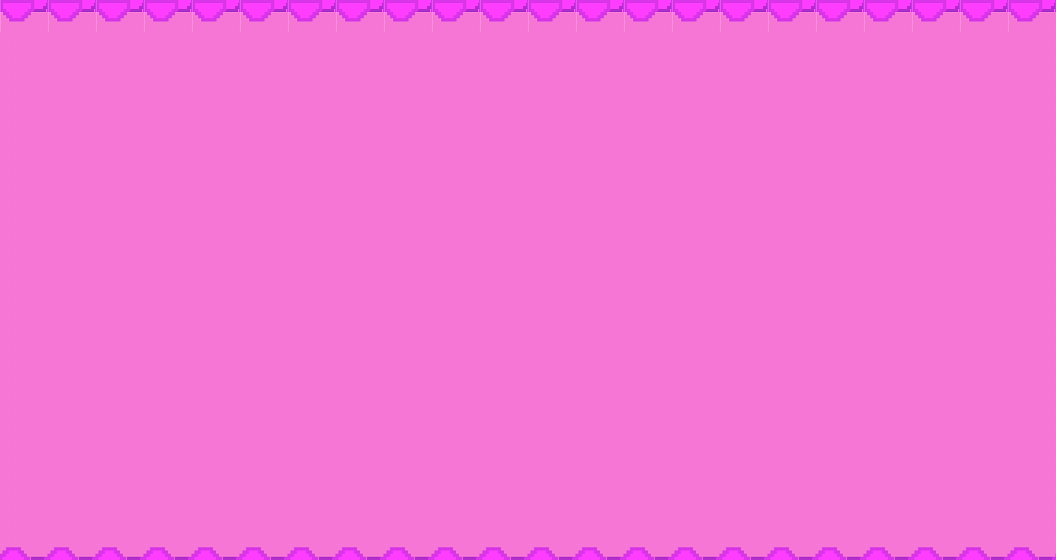

A 2D game scene composited from a Tiled map and its tileset images. What follows is a short description and the map's XML, with every tile layer's data as written:
An orthogonal 66x35 tile map with 16x16 px tiles, 1 tile layer (Tile Layer 1).

<map version="1.2" tiledversion="1.3.4" orientation="orthogonal" renderorder="right-down" width="66" height="35" tilewidth="16" tileheight="16" infinite="0" nextlayerid="3" nextobjectid="1">
 <tileset firstgid="1" source="CellTiles2.tsx" />
 <layer id="1" name="Tile Layer 1" width="66" height="35">
  <data encoding="csv">
1,2,3,1,2,3,1,2,3,1,2,3,1,2,3,1,2,3,1,2,3,1,2,3,1,2,3,1,2,3,1,2,3,1,2,3,1,2,3,1,2,3,1,2,3,1,2,3,1,2,3,1,2,3,1,2,3,1,2,3,1,2,3,1,2,3,
13,14,15,13,14,15,13,14,15,13,14,15,13,14,15,13,14,15,13,14,15,13,14,15,13,14,15,13,14,15,13,14,15,13,14,15,13,14,15,13,14,15,13,14,15,13,14,15,13,14,15,13,14,15,13,14,15,13,14,15,13,14,15,13,14,15,
15,6,6,6,6,6,6,6,6,6,6,6,6,6,6,6,6,6,6,6,6,6,6,6,6,6,6,6,6,6,6,6,6,6,6,6,6,6,6,6,6,6,6,6,6,6,6,6,6,6,6,6,6,6,6,6,6,6,6,6,6,6,6,6,6,15,
15,6,6,6,6,6,6,6,6,6,6,6,6,6,6,6,6,6,6,6,6,6,6,6,6,6,6,6,6,6,6,6,6,6,6,6,6,6,6,6,6,6,6,6,6,6,6,6,6,6,6,6,6,6,6,6,6,6,6,6,6,6,6,6,6,15,
15,6,6,6,6,6,6,6,6,6,6,6,6,6,6,6,6,6,6,6,6,6,6,6,6,6,6,6,6,6,6,6,6,6,6,6,6,6,6,6,6,6,6,6,6,6,6,6,6,6,6,6,6,6,6,6,6,6,6,6,6,6,6,6,6,15,
15,6,6,6,6,6,6,6,6,6,6,6,6,6,6,6,6,6,6,6,6,6,6,6,6,6,6,6,6,6,6,6,6,6,6,6,6,6,6,6,6,6,6,6,6,6,6,6,6,6,6,6,6,6,6,6,6,6,6,6,6,6,6,6,6,15,
15,6,6,6,6,6,6,6,6,6,6,6,6,6,6,6,6,6,6,6,6,6,6,6,6,6,6,6,6,6,6,6,6,6,6,6,6,6,6,6,6,6,6,6,6,6,6,6,6,6,6,6,6,6,6,6,6,6,6,6,6,6,6,6,6,15,
15,6,6,6,6,6,6,6,6,6,6,6,6,6,6,6,6,6,6,6,6,6,6,6,6,6,6,6,6,6,6,6,6,6,6,6,6,6,6,6,6,6,6,6,6,6,6,6,6,6,6,6,6,6,6,6,6,6,6,6,6,6,6,6,6,15,
15,6,6,6,6,6,6,6,6,6,6,6,6,6,6,6,6,6,6,6,6,6,6,6,6,6,6,6,6,6,6,6,6,6,6,6,6,6,6,6,6,6,6,6,6,6,6,6,6,6,6,6,6,6,6,6,6,6,6,6,6,6,6,6,6,15,
15,6,6,6,6,6,6,6,6,6,6,6,6,6,6,6,6,6,6,6,6,6,6,6,6,6,6,6,6,6,6,6,6,6,6,6,6,6,6,6,6,6,6,6,6,6,6,6,6,6,6,6,6,6,6,6,6,6,6,6,6,6,6,6,6,15,
15,6,6,6,6,6,6,6,6,6,6,6,6,6,6,6,6,6,6,6,6,6,6,6,6,6,6,6,6,6,6,6,6,6,6,6,6,6,6,6,6,6,6,6,6,6,6,6,6,6,6,6,6,6,6,6,6,6,6,6,6,6,6,6,6,15,
15,6,6,6,6,6,6,6,6,6,6,6,6,6,6,6,6,6,6,6,6,6,6,6,6,6,6,6,6,6,6,6,6,6,6,6,6,6,6,6,6,6,6,6,6,6,6,6,6,6,6,6,6,6,6,6,6,6,6,6,6,6,6,6,6,15,
15,6,6,6,6,6,6,6,6,6,6,6,6,6,6,6,6,6,6,6,6,6,6,6,6,6,6,6,6,6,6,6,6,6,6,6,6,6,6,6,6,6,6,6,6,6,6,6,6,6,6,6,6,6,6,6,6,6,6,6,6,6,6,6,6,15,
15,6,6,6,6,6,6,6,6,6,6,6,6,6,6,6,6,6,6,6,6,6,6,6,6,6,6,6,6,6,6,6,6,6,6,6,6,6,6,6,6,6,6,6,6,6,6,6,6,6,6,6,6,6,6,6,6,6,6,6,6,6,6,6,6,15,
15,6,6,6,6,6,6,6,6,6,6,6,6,6,6,6,6,6,6,6,6,6,6,6,6,6,6,6,6,6,6,6,6,6,6,6,6,6,6,6,6,6,6,6,6,6,6,6,6,6,6,6,6,6,6,6,6,6,6,6,6,6,6,6,6,15,
15,6,6,6,6,6,6,6,6,6,6,6,6,6,6,6,6,6,6,6,6,6,6,6,6,6,6,6,6,6,6,6,6,6,6,6,6,6,6,6,6,6,6,6,6,6,6,6,6,6,6,6,6,6,6,6,6,6,6,6,6,6,6,6,6,15,
15,6,6,6,6,6,6,6,6,6,6,6,6,6,6,6,6,6,6,6,6,6,6,6,6,6,6,6,6,6,6,6,6,6,6,6,6,6,6,6,6,6,6,6,6,6,6,6,6,6,6,6,6,6,6,6,6,6,6,6,6,6,6,6,6,15,
15,6,6,6,6,6,6,6,6,6,6,6,6,6,6,6,6,6,6,6,6,6,6,6,6,6,6,6,6,6,6,6,6,6,6,6,6,6,6,6,6,6,6,6,6,6,6,6,6,6,6,6,6,6,6,6,6,6,6,6,6,6,6,6,6,15,
15,6,6,6,6,6,6,6,6,6,6,6,6,6,6,6,6,6,6,6,6,6,6,6,6,6,6,6,6,6,6,6,6,6,6,6,6,6,6,6,6,6,6,6,6,6,6,6,6,6,6,6,6,6,6,6,6,6,6,6,6,6,6,6,6,15,
15,6,6,6,6,6,6,6,6,6,6,6,6,6,6,6,6,6,6,6,6,6,6,6,6,6,6,6,6,6,6,6,6,6,6,6,6,6,6,6,6,6,6,6,6,6,6,6,6,6,6,6,6,6,6,6,6,6,6,6,6,6,6,6,6,15,
15,6,6,6,6,6,6,6,6,6,6,6,6,6,6,6,6,6,6,6,6,6,6,6,6,6,6,6,6,6,6,6,6,6,6,6,6,6,6,6,6,6,6,6,6,6,6,6,6,6,6,6,6,6,6,6,6,6,6,6,6,6,6,6,6,15,
15,6,6,6,6,6,6,6,6,6,6,6,6,6,6,6,6,6,6,6,6,6,6,6,6,6,6,6,6,6,6,6,6,6,6,6,6,6,6,6,6,6,6,6,6,6,6,6,6,6,6,6,6,6,6,6,6,6,6,6,6,6,6,6,6,15,
15,6,6,6,6,6,6,6,6,6,6,6,6,6,6,6,6,6,6,6,6,6,6,6,6,6,6,6,6,6,6,6,6,6,6,6,6,6,6,6,6,6,6,6,6,6,6,6,6,6,6,6,6,6,6,6,6,6,6,6,6,6,6,6,6,15,
15,6,6,6,6,6,6,6,6,6,6,6,6,6,6,6,6,6,6,6,6,6,6,6,6,6,6,6,6,6,6,6,6,6,6,6,6,6,6,6,6,6,6,6,6,6,6,6,6,6,6,6,6,6,6,6,6,6,6,6,6,6,6,6,6,15,
15,6,6,6,6,6,6,6,6,6,6,6,6,6,6,6,6,6,6,6,6,6,6,6,6,6,6,6,6,6,6,6,6,6,6,6,6,6,6,6,6,6,6,6,6,6,6,6,6,6,6,6,6,6,6,6,6,6,6,6,6,6,6,6,6,15,
15,6,6,6,6,6,6,6,6,6,6,6,6,6,6,6,6,6,6,6,6,6,6,6,6,6,6,6,6,6,6,6,6,6,6,6,6,6,6,6,6,6,6,6,6,6,6,6,6,6,6,6,6,6,6,6,6,6,6,6,6,6,6,6,6,15,
15,6,6,6,6,6,6,6,6,6,6,6,6,6,6,6,6,6,6,6,6,6,6,6,6,6,6,6,6,6,6,6,6,6,6,6,6,6,6,6,6,6,6,6,6,6,6,6,6,6,6,6,6,6,6,6,6,6,6,6,6,6,6,6,6,15,
15,6,6,6,6,6,6,6,6,6,6,6,6,6,6,6,6,6,6,6,6,6,6,6,6,6,6,6,6,6,6,6,6,6,6,6,6,6,6,6,6,6,6,6,6,6,6,6,6,6,6,6,6,6,6,6,6,6,6,6,6,6,6,6,6,15,
15,6,6,6,6,6,6,6,6,6,6,6,6,6,6,6,6,6,6,6,6,6,6,6,6,6,6,6,6,6,6,6,6,6,6,6,6,6,6,6,6,6,6,6,6,6,6,6,6,6,6,6,6,6,6,6,6,6,6,6,6,6,6,6,6,15,
15,6,6,6,6,6,6,6,6,6,6,6,6,6,6,6,6,6,6,6,6,6,6,6,6,6,6,6,6,6,6,6,6,6,6,6,6,6,6,6,6,6,6,6,6,6,6,6,6,6,6,6,6,6,6,6,6,6,6,6,6,6,6,6,6,15,
15,6,6,6,6,6,6,6,6,6,6,6,6,6,6,6,6,6,6,6,6,6,6,6,6,6,6,6,6,6,6,6,6,6,6,6,6,6,6,6,6,6,6,6,6,6,6,6,6,6,6,6,6,6,6,6,6,6,6,6,6,6,6,6,6,15,
15,6,6,6,6,6,6,6,6,6,6,6,6,6,6,6,6,6,6,6,6,6,6,6,6,6,6,6,6,6,6,6,6,6,6,6,6,6,6,6,6,6,6,6,6,6,6,6,6,6,6,6,6,6,6,6,6,6,6,6,6,6,6,6,6,15,
15,6,6,6,6,6,6,6,6,6,6,6,6,6,6,6,6,6,6,6,6,6,6,6,6,6,6,6,6,6,6,6,6,6,6,6,6,6,6,6,6,6,6,6,6,6,6,6,6,6,6,6,6,6,6,6,6,6,6,6,6,6,6,6,6,15,
15,6,6,6,6,6,6,6,6,6,6,6,6,6,6,6,6,6,6,6,6,6,6,6,6,6,6,6,6,6,6,6,6,6,6,6,6,6,6,6,6,6,6,6,6,6,6,6,6,6,6,6,6,6,6,6,6,6,6,6,6,6,6,6,6,15,
17,18,16,17,18,16,17,18,16,17,18,16,17,18,16,17,18,16,17,18,16,17,18,16,17,18,16,17,18,16,17,18,16,17,18,16,17,18,16,17,18,16,17,18,16,17,18,16,17,18,16,17,18,16,17,18,16,17,18,16,17,18,16,17,18,16
</data>
 </layer>
</map>
